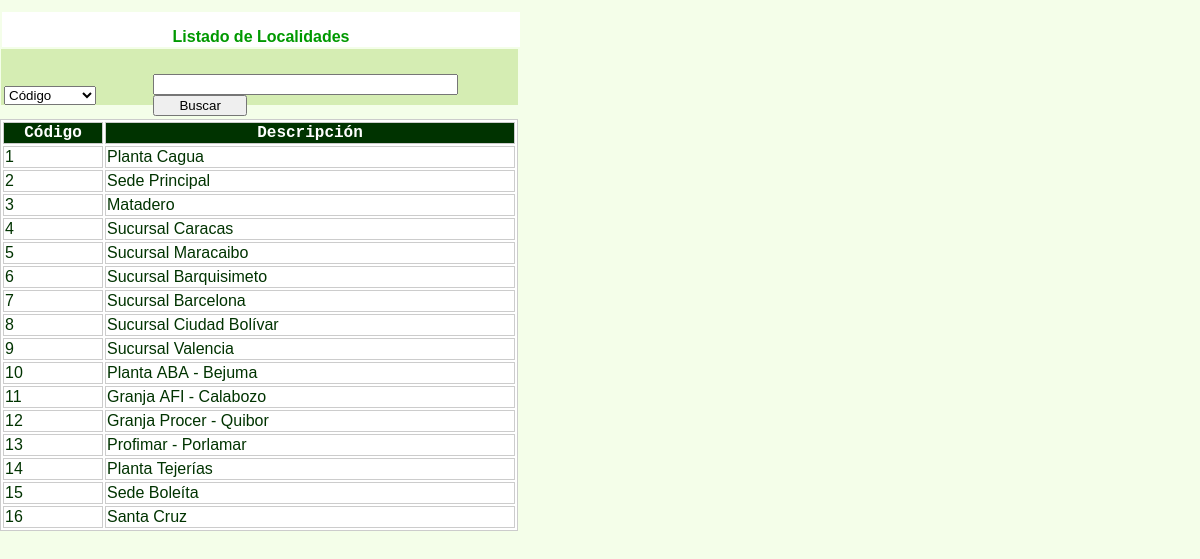
Page /selec_localidades.php on the committed database.
### tables this page shows
CREATE TABLE `m_localidades` (
  `COD_LOCALIDAD` int(2) NOT NULL,
  `DESC_LOCALIDAD` varchar(40) NOT NULL,
  UNIQUE KEY `cod_localidad` (`COD_LOCALIDAD`)
);

### selec_localidades.php (the view, shortened to what this page needs)
<?php
  $nombre_busqueda=$_POST['nombre_busqueda'];
  $tipo_objeto=$_POST['tipo_objeto'];
?>
<!DOCTYPE html PUBLIC "-//W3C//DTD XHTML 1.0 Transitional//EN" "http://www.w3.org/TR/xhtml1/DTD/xhtml1-transitional.dtd">
<html xmlns="http://www.w3.org/1999/xhtml">
<head>
</head>
<body>
<p>&nbsp;</p>
<p class="efecha">&nbsp;</p>
<div id="Layer1">
  <div align="center" class="Estilo28">
    <p class="Estilo41">Listado de Localidades   </p>
  </div>
</div>
<form id="form1" name="form1" method="post" action="selec_localidades.php">
  <p>&nbsp;</p>
  <p>&nbsp;</p>
<div id="busqueda">
  <table width="519">
    <tr>
      <td width="136">&nbsp;</td>
      <td width="342">&nbsp;</td>
      </tr>
    <tr>
      <td><select name="tipo_objeto" size="1" id="tipo_objeto" >
        <?php
          $opciones = array(01=>'Código',02=>'Descripción');
          foreach($opciones as $k=>$op) {
        ?>
        <option value="<?php echo $k; ?>" <?php if($tipo_objeto== $k) echo 'selected="selected"'?> > <?php echo $op; ?> </option>
        <?php } ?>
      </select></td>
      <td><input name="nombre_busqueda" type="text" id="nombre_busqueda" value="<?php echo $nombre_busqueda; ?>" size="35" maxlength="35" />
        <input name="b_buscar" type="submit" id="b_buscar" value="     Buscar     " /></td>
      </tr>
  </table>
  <div id="resultado">
    <table width="518" border="1" bordercolor="#CCCCCC" bgcolor="#FFFFFF" class="Estilo28">
      <tr>
        <td width="96" bgcolor="#003300"><div align="center"><span class="Estilo38">C&oacute;digo</span></div></td>
        <td width="406" bgcolor="#003300"><div align="center"><span class="Estilo38">Descripci&oacute;n</span></div></td>
      </tr>
        <?php
           $conectar=mysql_connect($_SESSION['servidor'],$_SESSION['usuario_adm'],$_SESSION['clave']) or
                die("Problemas  con la conexión a la base de datos");
              $sql01="select cod_localidad as cod_localidad, desc_localidad as desc_localidad from m_localidades";
              $resultado=mysql_query($sql01,$conectar) or die("Problemas en la Sentencia SQL".mysql_error());
              if(mysql_num_rows($resultado)>0)
	          {
    		  while($registro=mysql_fetch_assoc($resultado))
              {
				  $dunidad=$registro['desc_localidad'];
				  $dunidad=str_replace(" ","&nbsp;",$dunidad);
				  $cunidad=$registro['cod_localidad'];
				  $cunidad=str_replace(" ","&nbsp;",$cunidad);
				  echo "<tr OnMouseOver=Resaltar_On(this);' OnMouseOut='Resaltar_Off(this);'
				  OnClick=\"datos('$dunidad','$cunidad');\"><td>$cunidad</td><td>$dunidad</td></tr>";
   		      }
		   }
		   ?>
    </table>
  </div>
</div>
  <p>&nbsp;</p>
  <p>&nbsp;</p>
  <p>&nbsp;</p>
  <p>&nbsp;</p>
  <p>&nbsp;</p>
  <p>&nbsp;</p>
  <p>&nbsp;</p>
</form>
</body>
</html>

### selec_localidades.php (style rules this page uses)
#Layer1 { position:absolute; width:518px; height:35px; z-index:17; left: 2px; top: 12px; background-color: #FFFFFF; }
#busqueda { position:absolute; width:517px; height:56px; z-index:19; left: 1px; top: 49px; background-color: #D5EDB3; }
body { background-color: #F4FEE9; }
.Estilo28 { font-family: Geneva, Arial, Helvetica, sans-serif; font-weight: normal; color: #003300; }
#resultado { position:absolute; width:519px; height:265px; z-index:1; left: -1px; }
.Estilo38 { color: #FFFFFF; font-weight: bold; font-family: "Courier New", Courier, monospace; }
.Estilo41 { color: #009900; font-weight: bold; }

### rows in the picture
m_localidades: COD_LOCALIDAD "1", DESC_LOCALIDAD "Planta Cagua"
m_localidades: COD_LOCALIDAD "2", DESC_LOCALIDAD "Sede Principal"
m_localidades: COD_LOCALIDAD "3", DESC_LOCALIDAD "Matadero"
m_localidades: COD_LOCALIDAD "4", DESC_LOCALIDAD "Sucursal Caracas"
m_localidades: COD_LOCALIDAD "5", DESC_LOCALIDAD "Sucursal Maracaibo"
m_localidades: COD_LOCALIDAD "6", DESC_LOCALIDAD "Sucursal Barquisimeto"
m_localidades: COD_LOCALIDAD "7", DESC_LOCALIDAD "Sucursal Barcelona"
m_localidades: COD_LOCALIDAD "8", DESC_LOCALIDAD "Sucursal Ciudad Bolívar"
m_localidades: COD_LOCALIDAD "9", DESC_LOCALIDAD "Sucursal Valencia"
m_localidades: COD_LOCALIDAD "10", DESC_LOCALIDAD "Planta ABA - Bejuma"
m_localidades: COD_LOCALIDAD "11", DESC_LOCALIDAD "Granja AFI - Calabozo"
m_localidades: COD_LOCALIDAD "12", DESC_LOCALIDAD "Granja Procer - Quibor"
m_localidades: COD_LOCALIDAD "13", DESC_LOCALIDAD "Profimar - Porlamar"
m_localidades: COD_LOCALIDAD "14", DESC_LOCALIDAD "Planta Tejerías"
m_localidades: COD_LOCALIDAD "15", DESC_LOCALIDAD "Sede Boleíta"
m_localidades: COD_LOCALIDAD "16", DESC_LOCALIDAD "Santa Cruz"

### other values in the picture
form field tipo_objeto "Código"
